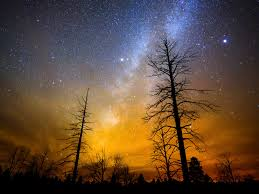
#> input picture Soumya_241034/image.jpg, 259 x 194 px
$ jupyter execute 'Assignment 2_sol.ipynb'   (text cells are left out)
#> lines starting #> are read from the running program, lines starting #| are printed output that depends on the picture; after the words box and inside, x2 and y2 are one past the last pixel; in counts of white or black regions, pixels touching at a corner belong together
[cell 1]
# Write your code here.
import cv2 as cv
image = cv.imread('image.jpg')
#> image is the input picture: shape (194, 259, 3); mean B, G, R 58, 74.9, 96.8
gray = cv.cvtColor(image,cv.COLOR_BGR2GRAY)
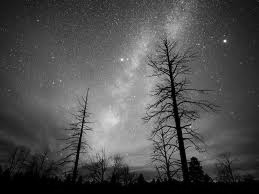
#> gray: shape (194, 259); min 0, max 248, mean 79.5
cv.imshow('gray',gray)
cv.waitKey(0)

[cell 2]
 # Write your code here.
import cv2 as cv
import os
os.makedirs('frames',exist_ok=True)
capture = cv.VideoCapture(0)
while True:
    ret,frame = capture.read()
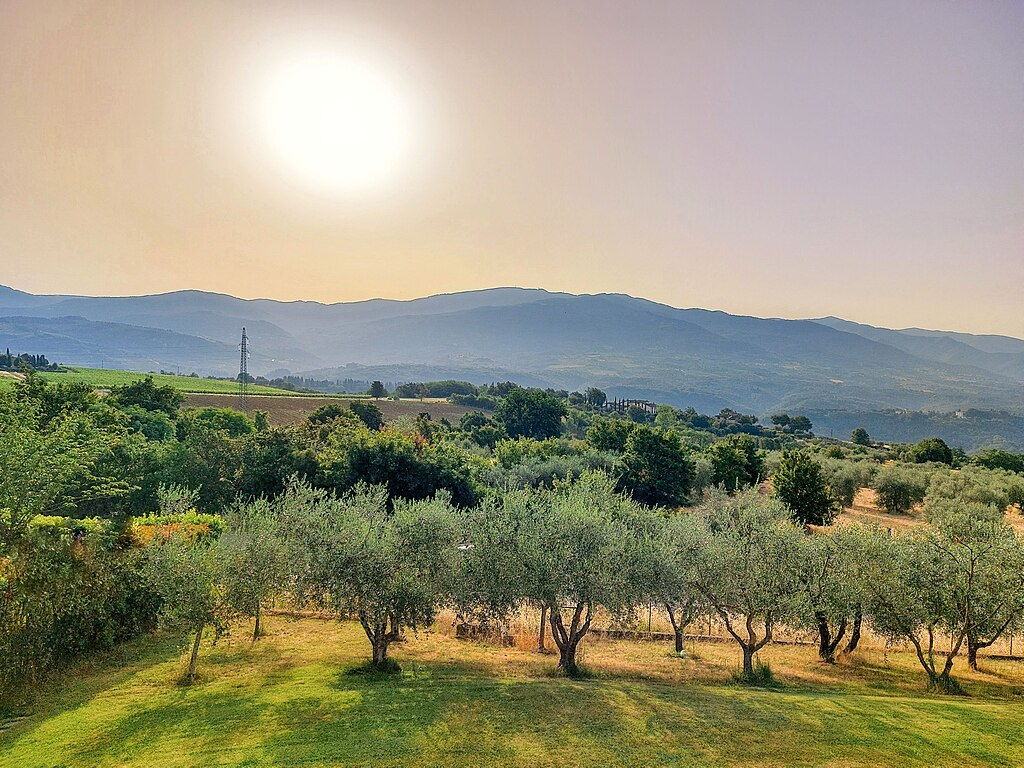
#> input picture image.jpg, 1024 x 768 px, given in place of the camera
#> frame is the input picture: shape (768, 1024, 3); mean B, G, R 121.2, 146.6, 149.9
    cv.imshow('frame',frame)
    if cv.waitKey(1) & 0xFF == ord('q'):
#> (key q is pressed here)
        break
    if ret == True:
        if(capture.get(cv.CAP_PROP_POS_FRAMES)%30 == 0):
            cv.imwrite(os.path.join('frames',f'{capture.get(cv.CAP_PROP_POS_FRAMES)}.jpg'),frame)
capture.release()
cv.destroyAllWindows()

[cell 3]
 # Write your code here.
img = cv.imread('image.jpg')
rotated_image = cv.rotate(img,cv.ROTATE_90_CLOCKWISE)
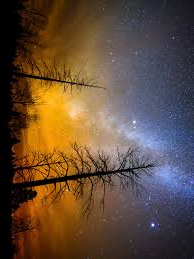
#> rotated_image: shape (259, 194, 3); mean B, G, R 58, 74.9, 96.8
cropped_image = rotated_image[100:300,100:300]
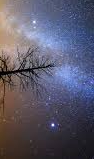
#> cropped_image: shape (159, 94, 3); mean B, G, R 106.4, 87.9, 89.9
cv.imshow('rotated_image',rotated_image)
cv.imshow('cropped_image',cropped_image)
cv.waitKey(0)
cv.imwrite('rotated_image.jpg',rotated_image)
cv.imwrite('cropped_image.jpg',cropped_image)
#> Out = True

[cell 4]
 # Write your code here.
import cv2 as cv
import numpy as np
import matplotlib.pyplot as plt
vid = cv.VideoCapture(0)
while True:
     ret,frame = vid.read()
     if ret == True:
         edges = cv.Canny(frame,100,200)
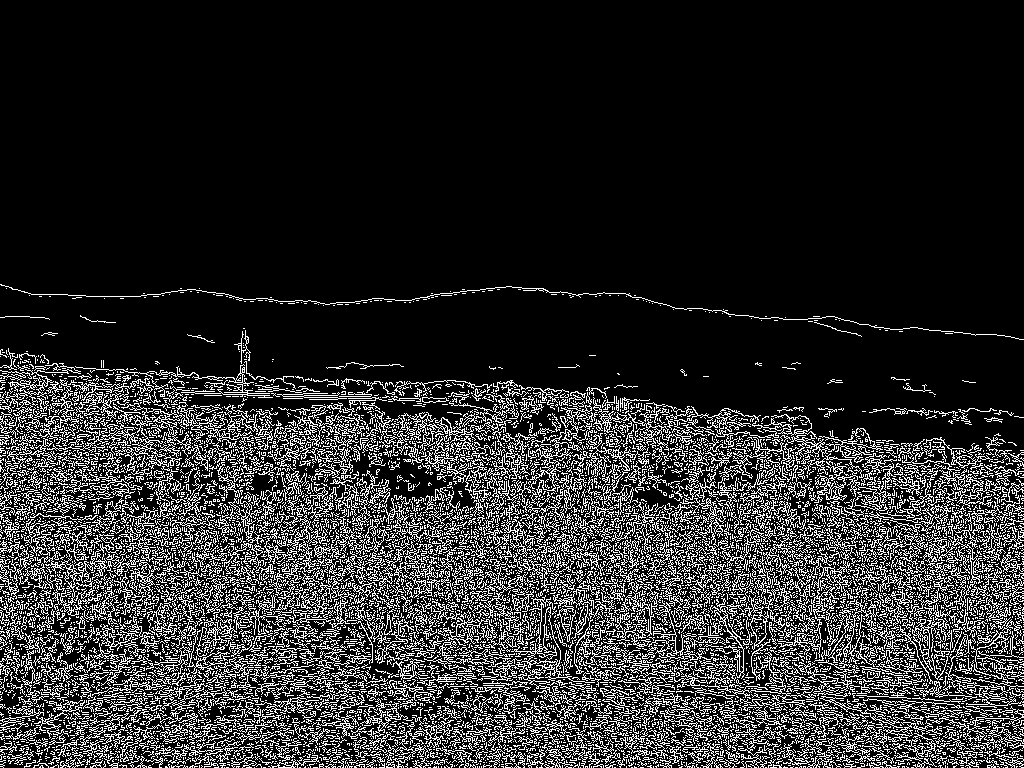
#> edges: shape (768, 1024); 16.9% white in thin lines or dots, all inside (x1, y1, x2, y2) = (0, 284, 1024, 768)
         edges = cv.cvtColor(edges,cv.COLOR_GRAY2BGR)

         canvas = np.zeros((frame.shape[0],frame.shape[1]*2,3),np.uint8)
         canvas[:,:frame.shape[1]] = frame
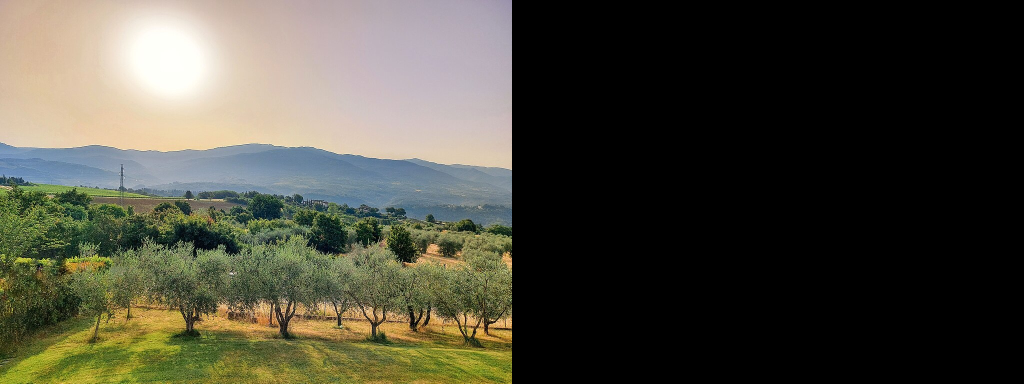
#> canvas: shape (768, 2048, 3) (shown at 1/2 size); mean B, G, R 60.6, 73.3, 74.9
         canvas[:,frame.shape[1]:] = edges
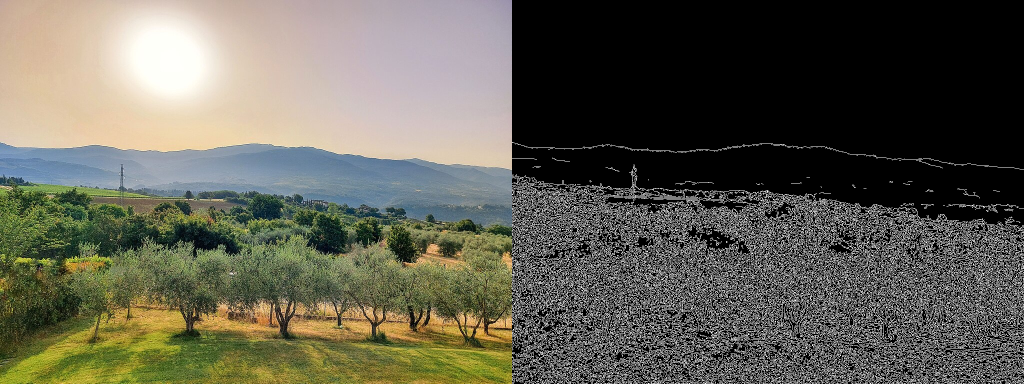
#> canvas: shape (768, 2048, 3) (shown at 1/2 size); 8.47% of pixels changed, all inside (x1, y1, x2, y2) = (1024, 284, 2048, 768)
         cv.imshow('video_2',canvas)

         if cv.waitKey(1) & 0xFF == ord('q'):
#> (key q is pressed here)
             break
     else:
         break
vid.release()
cv.destroyAllWindows()

[cell 5]
# Write your code here.
import cv2 as cv
img = cv.imread('image.jpg')
blurred = cv.GaussianBlur(img,(5,5),1)
cv.imshow('blurred',blurred)
cv.imwrite('gaussian_blur.jpg',blurred)
cv.waitKey(0)

[cell 6]
# Write your code here.
import cv2 as cv
img = cv.imread('image.jpg')
cv.circle(img,(img.shape[1]//2,img.shape[0]//2),50,(255,0,0),-1)
cv.rectangle(img,(img.shape[1]-100,img.shape[0] - 50),(img.shape[1],img.shape[0]),(0,255,0),-1)
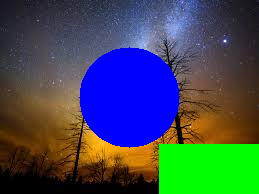
#> img: shape (194, 259, 3); mean B, G, R 82.2, 75.4, 62.7
cv.imshow('shapes_drawn',img)
cv.imwrite('shapes_drawn.jpg',img)
cv.waitKey(0)

[cell 7]
# Write your code here.
import cv2 as cv
img = cv.imread('image.jpg')
hsv_image = cv.cvtColor(img,cv.COLOR_BGR2HSV)
#> hsv_image: shape (194, 259, 3); mean H, S, V 58.8, 137.5, 106.1
cv.imshow('hsv_image',hsv_image)
cv.imwrite('hsv_image.jpg',hsv_image)
cv.waitKey(0)

[cell 8]
# Write your code here
import cv2 as cv
img = cv.imread('image.jpg')
blue,green,red = cv.split(img)
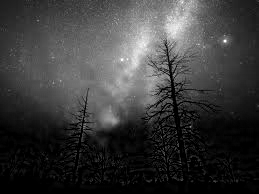
#> blue: shape (194, 259); min 0, max 255, mean 58
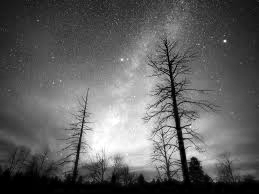
#> red: shape (194, 259); min 0, max 255, mean 96.8
cv.imshow('blue',blue)
cv.imshow('green',green)
cv.imshow('red',red)
cv.imwrite('blue.jpg',blue)
cv.imwrite('green.jpg',green)
cv.imwrite('red.jpg',red)
cv.waitKey(0)
